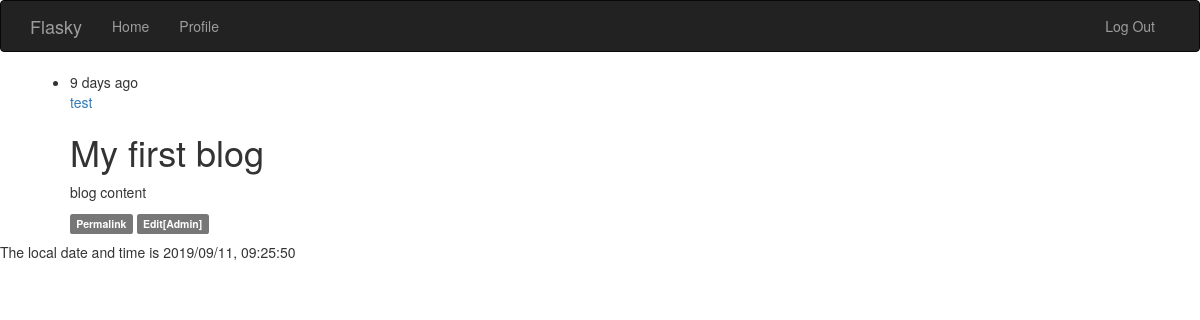
Page /post/1 (signed in) on the committed database.
### app/models.py (models this page shows, shortened)
class Post(db.Model):
    __tablename__ = 'posts'
    id = db.Column(db.Integer, primary_key=True)
    body = db.Column(db.Text())
    body_html = db.Column(db.Text())
    timestamp = db.Column(db.DateTime(), default=datetime.utcnow)
    author_id = db.Column(db.Integer, db.ForeignKey('users.id'))

class User(UserMixin, db.Model):
    __tablename__ = 'users'
    id = db.Column(db.Integer, primary_key=True)
    username = db.Column(db.String(65), unique=True, index=True)
    email = db.Column(db.String(65), unique=True, index=True)
    password_hash = db.Column(db.String(128))
    confirmed = db.Column(db.Boolean, default=False)
    name = db.Column(db.String(65))
    location = db.Column(db.String(65))
    about_me = db.Column(db.Text())
    member_since = db.Column(db.DateTime(), default=datetime.utcnow)
    last_seen    = db.Column(db.DateTime(), default=datetime.utcnow)
    role_id = db.Column(db.Integer, db.ForeignKey('roles.id'))
    posts = db.relationship('Post', backref='author', lazy='dynamic')
    followed = db.relationship('Follow', foreign_keys=[Follow.follower_id], backref=db.backref('follower', lazy='joined'), lazy='dynamic', cascade='all, delete-orphan')
    followers = db.relationship('Follow', foreign_keys=[Follow.followed_id], backref=db.backref('followed', lazy='joined'), lazy='dynamic', cascade='all, delete-orphan')
    @property
    def password(self):
        raise AttributeError('password is not a reable attribute')
    def can(self, permissions):
        return self.role is not None and ((self.role.permissions & permissions) == permissions)
    def is_administrator(self):
        return self.can(RolePermissionCode.ADMINISTRATOR)
    def ping(self):
        self.last_seen = datetime.utcnow()
        db.session.add(self)

### app/main/views.py (the view)
@main.route('/post/<int:id>')
def post(id):
    post = Post.query.get_or_404(id)
    return render_template('post.html', posts=[post])

### app/auth/views.py (called while the page is built)
@auth.before_app_request
def before_request():
    if current_user.is_authenticated:
        current_user.ping()
        if not current_user.confirmed \
        and request.endpoint[:5] != 'auth.' \
        and request.endpoint != 'static' :
            return redirect(url_for('auth.unconfirmed'))

### app/main/__init__.py (called while the page is built)
@main.app_context_processor
def inject_permissions():
    return dict(Permission=Permission)

### app/models.py (called while the page is built)
@login_manager.user_loader
def load_user(user_id):
    return User.query.get(int(user_id))

### app/templates/post.html (shortened to what this page needs)
{% extends 'base.html' %}
{% block page_content %}
{% include '_posts.html' %}
{% endblock %}

### app/templates/_posts.html
<ul class="posts">
	{% for post in posts %}
	<li class="post">
		<div class="post-content">
			<div class="post-date">
				{{ moment(post.timestamp).fromNow() }}
			</div>
			<div class="post-author">
				<a href="{{ url_for('.user', username=post.author.username) }}"> {{ post.author.username }} </a>
			</div>
			<div class="post-body">
				{%if post.body_html %}
				{{ post.body_html | safe }}
				{% else %}
				{{ post.body }}
				{% endif %}
			</div>
			<div class="post-footer">
				<a href="{{ url_for('.post', id=post.id) }}">
					<span class="label label-default">Permalink</span>
				</a>
				{% if current_user.id == post.author_id %}
				<a href="{{ url_for('.edit_post', id=post.id) }}">
					<span class="label label-default">Edit</span>
				</a>
				{% elif current_user.is_administrator() %}
				<a href="{{ url_for('.edit_post', id=post.id) }}">
					<span class="label label-default">Edit[Admin]</span>
				</a>
				{% endif %}
			</div>
		</div>
	</li>
	{% endfor %}
</ul>

### rows in the picture
Post: timestamp "9 days ago", author.username "test", body_html "My first blog blog content"

### other values in the picture
{{ moment().format('YYYY/MM/DD, HH:mm:ss',refresh=True) }} "2019/09/11, 09:25:50"
